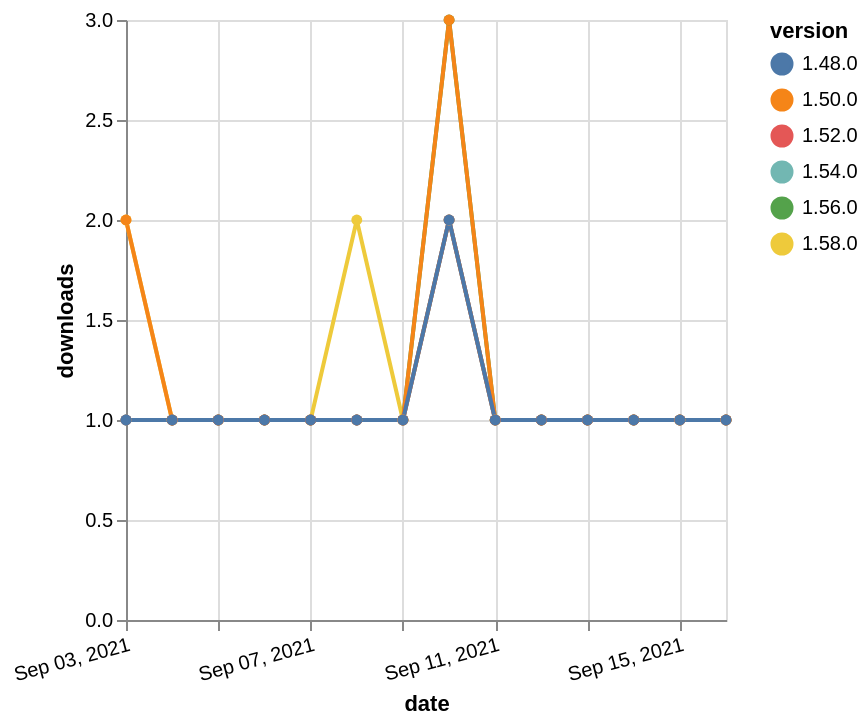

Express this chart as Vega-Lite.
### Vega-Lite specification from a JSON file in a GitHub repository (floating-point values rounded to 4 significant figures)
{"$schema": "https://vega.github.io/schema/vega-lite/v5.json", "description": "A simple bar chart with embedded data.", "data": {"values": [{"date": "2021-09-03", "total": 167, "delta": 1, "version": "1.56.0"}, {"date": "2021-09-04", "total": 168, "delta": 1, "version": "1.56.0"}, {"date": "2021-09-05", "total": 169, "delta": 1, "version": "1.56.0"}, {"date": "2021-09-06", "total": 170, "delta": 1, "version": "1.56.0"}, {"date": "2021-09-07", "total": 171, "delta": 1, "version": "1.56.0"}, {"date": "2021-09-08", "total": 172, "delta": 1, "version": "1.56.0"}, {"date": "2021-09-09", "total": 173, "delta": 1, "version": "1.56.0"}, {"date": "2021-09-10", "total": 176, "delta": 3, "version": "1.56.0"}, {"date": "2021-09-11", "total": 177, "delta": 1, "version": "1.56.0"}, {"date": "2021-09-12", "total": 178, "delta": 1, "version": "1.56.0"}, {"date": "2021-09-13", "total": 179, "delta": 1, "version": "1.56.0"}, {"date": "2021-09-14", "total": 180, "delta": 1, "version": "1.56.0"}, {"date": "2021-09-15", "total": 181, "delta": 1, "version": "1.56.0"}, {"date": "2021-09-16", "total": 182, "delta": 1, "version": "1.56.0"}, {"date": "2021-09-03", "total": 149, "delta": 1, "version": "1.54.0"}, {"date": "2021-09-04", "total": 150, "delta": 1, "version": "1.54.0"}, {"date": "2021-09-05", "total": 151, "delta": 1, "version": "1.54.0"}, {"date": "2021-09-06", "total": 152, "delta": 1, "version": "1.54.0"}, {"date": "2021-09-07", "total": 153, "delta": 1, "version": "1.54.0"}, {"date": "2021-09-08", "total": 154, "delta": 1, "version": "1.54.0"}, {"date": "2021-09-09", "total": 155, "delta": 1, "version": "1.54.0"}, {"date": "2021-09-10", "total": 157, "delta": 2, "version": "1.54.0"}, {"date": "2021-09-11", "total": 158, "delta": 1, "version": "1.54.0"}, {"date": "2021-09-12", "total": 159, "delta": 1, "version": "1.54.0"}, {"date": "2021-09-13", "total": 160, "delta": 1, "version": "1.54.0"}, {"date": "2021-09-14", "total": 161, "delta": 1, "version": "1.54.0"}, {"date": "2021-09-15", "total": 162, "delta": 1, "version": "1.54.0"}, {"date": "2021-09-16", "total": 163, "delta": 1, "version": "1.54.0"}, {"date": "2021-09-03", "total": 114, "delta": 2, "version": "1.58.0"}, {"date": "2021-09-04", "total": 115, "delta": 1, "version": "1.58.0"}, {"date": "2021-09-05", "total": 116, "delta": 1, "version": "1.58.0"}, {"date": "2021-09-06", "total": 117, "delta": 1, "version": "1.58.0"}, {"date": "2021-09-07", "total": 118, "delta": 1, "version": "1.58.0"}, {"date": "2021-09-08", "total": 120, "delta": 2, "version": "1.58.0"}, {"date": "2021-09-09", "total": 121, "delta": 1, "version": "1.58.0"}, {"date": "2021-09-10", "total": 123, "delta": 2, "version": "1.58.0"}, {"date": "2021-09-11", "total": 124, "delta": 1, "version": "1.58.0"}, {"date": "2021-09-12", "total": 125, "delta": 1, "version": "1.58.0"}, {"date": "2021-09-13", "total": 126, "delta": 1, "version": "1.58.0"}, {"date": "2021-09-14", "total": 127, "delta": 1, "version": "1.58.0"}, {"date": "2021-09-15", "total": 128, "delta": 1, "version": "1.58.0"}, {"date": "2021-09-16", "total": 129, "delta": 1, "version": "1.58.0"}, {"date": "2021-09-03", "total": 315, "delta": 2, "version": "1.50.0"}, {"date": "2021-09-04", "total": 316, "delta": 1, "version": "1.50.0"}, {"date": "2021-09-05", "total": 317, "delta": 1, "version": "1.50.0"}, {"date": "2021-09-06", "total": 318, "delta": 1, "version": "1.50.0"}, {"date": "2021-09-07", "total": 319, "delta": 1, "version": "1.50.0"}, {"date": "2021-09-08", "total": 320, "delta": 1, "version": "1.50.0"}, {"date": "2021-09-09", "total": 321, "delta": 1, "version": "1.50.0"}, {"date": "2021-09-10", "total": 324, "delta": 3, "version": "1.50.0"}, {"date": "2021-09-11", "total": 325, "delta": 1, "version": "1.50.0"}, {"date": "2021-09-12", "total": 326, "delta": 1, "version": "1.50.0"}, {"date": "2021-09-13", "total": 327, "delta": 1, "version": "1.50.0"}, {"date": "2021-09-14", "total": 328, "delta": 1, "version": "1.50.0"}, {"date": "2021-09-15", "total": 329, "delta": 1, "version": "1.50.0"}, {"date": "2021-09-16", "total": 330, "delta": 1, "version": "1.50.0"}, {"date": "2021-09-03", "total": 174, "delta": 1, "version": "1.52.0"}, {"date": "2021-09-04", "total": 175, "delta": 1, "version": "1.52.0"}, {"date": "2021-09-05", "total": 176, "delta": 1, "version": "1.52.0"}, {"date": "2021-09-06", "total": 177, "delta": 1, "version": "1.52.0"}, {"date": "2021-09-07", "total": 178, "delta": 1, "version": "1.52.0"}, {"date": "2021-09-08", "total": 179, "delta": 1, "version": "1.52.0"}, {"date": "2021-09-09", "total": 180, "delta": 1, "version": "1.52.0"}, {"date": "2021-09-10", "total": 182, "delta": 2, "version": "1.52.0"}, {"date": "2021-09-11", "total": 183, "delta": 1, "version": "1.52.0"}, {"date": "2021-09-12", "total": 184, "delta": 1, "version": "1.52.0"}, {"date": "2021-09-13", "total": 185, "delta": 1, "version": "1.52.0"}, {"date": "2021-09-14", "total": 186, "delta": 1, "version": "1.52.0"}, {"date": "2021-09-15", "total": 187, "delta": 1, "version": "1.52.0"}, {"date": "2021-09-16", "total": 188, "delta": 1, "version": "1.52.0"}, {"date": "2021-09-03", "total": 234, "delta": 1, "version": "1.48.0"}, {"date": "2021-09-04", "total": 235, "delta": 1, "version": "1.48.0"}, {"date": "2021-09-05", "total": 236, "delta": 1, "version": "1.48.0"}, {"date": "2021-09-06", "total": 237, "delta": 1, "version": "1.48.0"}, {"date": "2021-09-07", "total": 238, "delta": 1, "version": "1.48.0"}, {"date": "2021-09-08", "total": 239, "delta": 1, "version": "1.48.0"}, {"date": "2021-09-09", "total": 240, "delta": 1, "version": "1.48.0"}, {"date": "2021-09-10", "total": 242, "delta": 2, "version": "1.48.0"}, {"date": "2021-09-11", "total": 243, "delta": 1, "version": "1.48.0"}, {"date": "2021-09-12", "total": 244, "delta": 1, "version": "1.48.0"}, {"date": "2021-09-13", "total": 245, "delta": 1, "version": "1.48.0"}, {"date": "2021-09-14", "total": 246, "delta": 1, "version": "1.48.0"}, {"date": "2021-09-15", "total": 247, "delta": 1, "version": "1.48.0"}, {"date": "2021-09-16", "total": 248, "delta": 1, "version": "1.48.0"}]}, "width": "container", "mark": {"type": "line", "point": {"filled": true}}, "encoding": {"x": {"field": "date", "type": "temporal", "timeUnit": "yearmonthdate", "title": "date", "axis": {"labelAngle": -15}}, "y": {"field": "delta", "type": "quantitative", "title": "downloads"}, "color": {"field": "version", "type": "nominal"}, "tooltip": {"field": "delta"}}}
